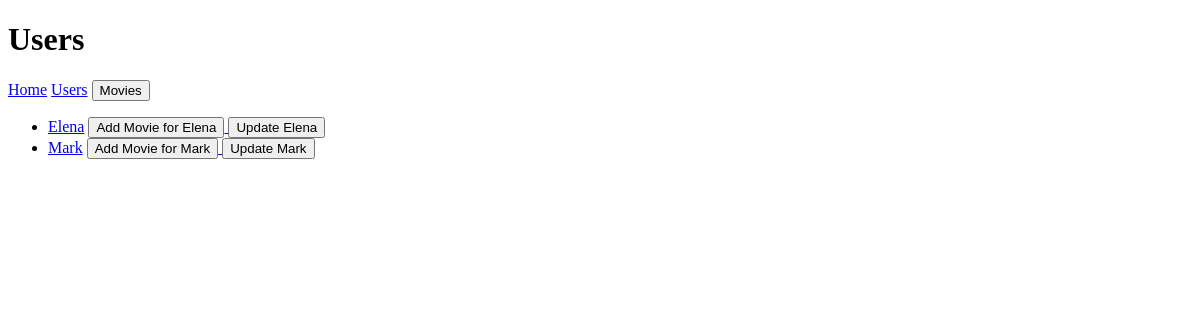
/users, run on an earlier commit of the app's database.
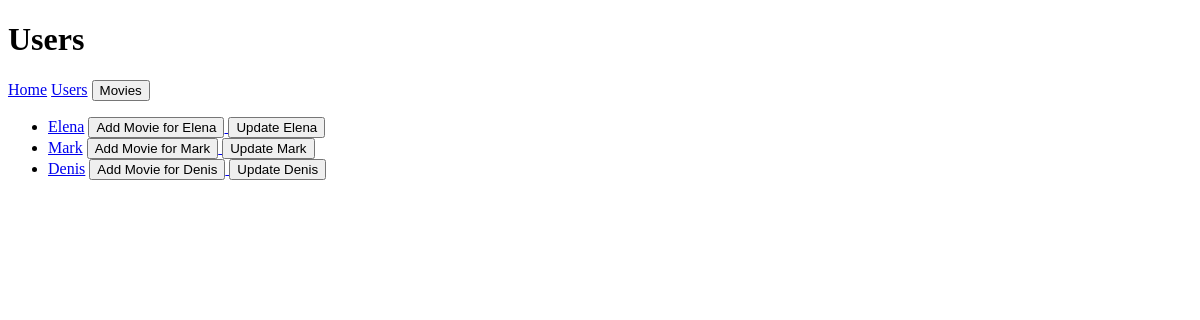
And on a later commit of the database.
### datamanager/data_models.py (models this page shows, shortened)
class User(db.Model):
    __tablename__ = 'users'
    id = db.Column(db.Integer, primary_key=True, autoincrement=True)
    name = db.Column(db.String, nullable=False)
    user_movies = db.relationship('UserMovies', back_populates='user', cascade="all, delete")

### app.py (the view)
@app.route('/users', methods=['GET'])
def list_users():
    users = data.get_all_users()
    message = request.args.get('message')
    return render_template('users.html', users=users, message=message)

### datamanager/sqlite_data_manager.py (called while the page is built)
    def get_all_users(self):
        try:
            return self.db.session.query(User).all()
        except SQLAlchemyError as e:
            print(f"Error fetching all users: {e}")
            return []

### templates/users.html (shortened to what this page needs)
<!DOCTYPE html>
<html lang="en">
<head>
</head>
<body>
    <h1>Users</h1>
    <nav>
        <a href="/">Home</a>
        <a href="/users">Users</a>
        <a href="/movies"><button>Movies</button></a>
    </nav>
    <ul>
        {% for user in users %}
        <li>
            <a href="{{ url_for('user_movies', user_id=user.id) }}">{{ user.name }}</a>
            <a href="{{ url_for('add_movie', user_id=user.id) }}">
                <button>Add Movie for {{ user.name }}</button>
            </a>
            <a href="{{ url_for('update_user', user_id=user.id) }}">
                <button>Update {{ user.name }}</button>
            </a>
        </li>
        {% endfor %}
    </ul>
</body>
</html>

What changed in the data, as far as the page shows it:
added User: name "Denis"
